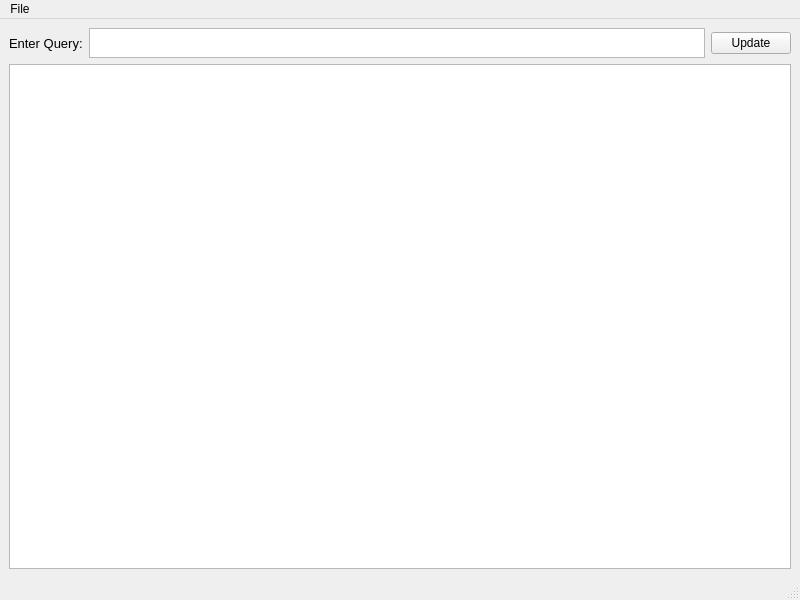
<?xml version="1.0" encoding="UTF-8"?>
<ui version="4.0">
 <class>queryWindow</class>
 <widget class="QMainWindow" name="queryWindow">
  <property name="geometry">
   <rect>
    <x>0</x>
    <y>0</y>
    <width>800</width>
    <height>600</height>
   </rect>
  </property>
  <property name="windowTitle">
   <string>SQL Query</string>
  </property>
  <widget class="QWidget" name="centralwidget">
   <layout class="QGridLayout" name="gridLayout">
    <item row="0" column="1">
     <widget class="queryEditor" name="editQuery">
      <property name="maximumSize">
       <size>
        <width>16777215</width>
        <height>30</height>
       </size>
      </property>
      <property name="font">
       <font>
        <pointsize>10</pointsize>
       </font>
      </property>
     </widget>
    </item>
    <item row="0" column="0">
     <widget class="QLabel" name="labelQuery">
      <property name="font">
       <font>
        <pointsize>10</pointsize>
       </font>
      </property>
      <property name="text">
       <string>Enter Query:</string>
      </property>
     </widget>
    </item>
    <item row="0" column="2">
     <widget class="QPushButton" name="updateButton">
      <property name="text">
       <string>Update</string>
      </property>
     </widget>
    </item>
    <item row="1" column="0" colspan="3">
     <widget class="QTableView" name="tableViewQuery"/>
    </item>
   </layout>
  </widget>
  <widget class="QMenuBar" name="menubar">
   <property name="geometry">
    <rect>
     <x>0</x>
     <y>0</y>
     <width>800</width>
     <height>21</height>
    </rect>
   </property>
   <widget class="QMenu" name="menuFile">
    <property name="title">
     <string>File</string>
    </property>
    <addaction name="actionOpen_Query"/>
    <addaction name="actionSave_Query"/>
    <addaction name="actionSave_Query_As"/>
    <addaction name="actionExport_to_CSV"/>
    <addaction name="actionExit"/>
   </widget>
   <addaction name="menuFile"/>
  </widget>
  <widget class="QStatusBar" name="statusbar"/>
  <action name="actionSave_Query">
   <property name="text">
    <string>Save Query</string>
   </property>
  </action>
  <action name="actionSave_Query_As">
   <property name="text">
    <string>Save Query As...</string>
   </property>
  </action>
  <action name="actionExport_to_CSV">
   <property name="text">
    <string>Export to CSV</string>
   </property>
  </action>
  <action name="actionExit">
   <property name="text">
    <string>Exit</string>
   </property>
  </action>
  <action name="actionOpen_Query">
   <property name="text">
    <string>Open Query</string>
   </property>
  </action>
 </widget>
 <customwidgets>
  <customwidget>
   <class>queryEditor</class>
   <extends>QPlainTextEdit</extends>
   <header>queryeditor.h</header>
  </customwidget>
 </customwidgets>
 <resources/>
 <connections/>
</ui>
